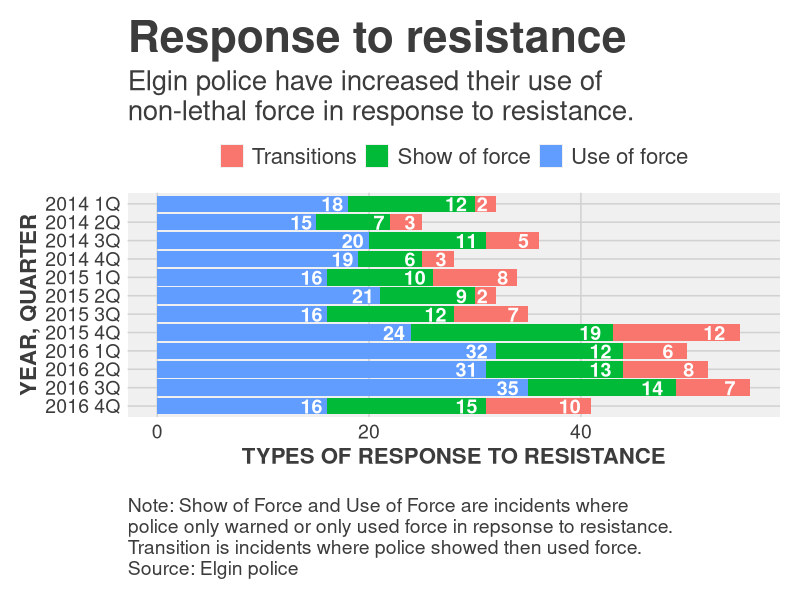

Generate this figure with R:
# Let's load our new dataframe

library(readr)
df <- read_csv("dfsubset.csv")

names(df)
# load in ggplot and themes
library(ggplot2)
library(ggthemes)

# First, let's change the levels of force
# to make them more readable.
# Note that here you can decide the order in which
# the bars are stacked.
df$set <- factor(df$set, levels = c("Transitions","SOF_only","UOF_only"),
                   labels = c("Transitions","Show of force","Use of force" ))


#----Set up plot for print and online --------

# widths for pdf and png files are set up so that
# text elements work for print and online. 
# Generally, the pdf will = a 2-column graphic
# that in a pinch could be used in the paper without
# any adjusting by a graphic artist as long as it printed in color,
# and the png will be readable on mobile.

# As for height, adjust that as necessary. Look at the
# look at the files you create and see if they need room!

# While working out your plot, leave these items commented out
# so you can see a preview of your graphic in the plots pane
# when you're satisfied with it, then uncomment to save out
# files. Note you can't create pdfs and pngs at the same time
# you'll have to uncomment one and comment out the other.

#dev.cur()
#pdf(file="ggplotStackedBars.pdf", width = 7, height = 6.75) 
#png(filename = "ggplotStackedBars.png",width = 600, height = 500, units = "px")
#-----Insert plot here -------------

# stacked bars
stacked <- ggplot(df) + # ggplot(dataframe name)
  aes(x = reorder(Year_Quarter, -sort), # column for the x axis
      y = value, # Column with values that get plotted
      fill = set, # Column with values that decide color
      label = value) + # have the values appear on the bars
  geom_bar(stat = "identity") + # leave these last lines alone
  coord_flip() + theme_fivethirtyeight()

# add all the titles.
stacked <- stacked + labs(
  title="Response to resistance", # your headline
  subtitle="Elgin police have increased their use of\nnon-lethal force in response to resistance.",
  x="YEAR, QUARTER", 
  y="TYPES OF RESPONSE TO RESISTANCE",
  caption="\nNote: Show of Force and Use of Force are incidents where \npolice only warned or only used force in repsonse to resistance. \nTransition is incidents where police showed then used force. \nSource: Elgin police")


# This puts the legend horizontally across the top
# you can leave this alone 
stacked <- stacked + 
  theme(legend.position="top", 
        legend.direction="horizontal",
        legend.title = element_blank())

# Here's where we go further in formating the bar values
# you'll need to edit x, y and label with appropriate values
stacked <- stacked + geom_text(
  position = "stack", 
  aes(x = Year_Quarter, 
      y = value - (value * 0.025), 
      hjust = 1,
      label = value),
  size=5,
  fontface="bold",
  color="white"
  )

# Here's where we adapt the theme we're using to work for us
# Can ignore
stacked <- stacked + theme(
  plot.background = element_rect(fill = "white"),
  legend.background = element_rect(fill = "white"),
  plot.title = element_text(size = 32),
  plot.subtitle = element_text(size = 20),
  legend.text=element_text(size=16),
  axis.title=element_text(size=16, face="bold"),
  axis.text=element_text(size=14),
  plot.caption=element_text(size=14, hjust=0)
  )

stacked

#----- End plot --------------
# Uncomment the line below when saving pdfs or pngs
#dev.off() 

